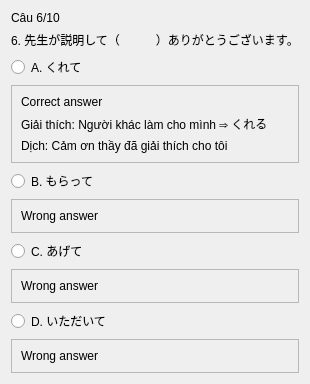
               <widget class="QWidget" name="page_12">
                <layout class="QVBoxLayout" name="verticalLayout">
                 <item>
                  <widget class="QLabel" name="label_94">
                   <property name="text">
                    <string>Câu 6/10</string>
                   </property>
                  </widget>
                 </item>
                 <item>
                  <widget class="QLabel" name="label_95">
                   <property name="text">
                    <string>6. 先生が説明して（　　　）ありがとうございます。</string>
                   </property>
                  </widget>
                 </item>
                 <item>
                  <widget class="QRadioButton" name="radioButton_45">
                   <property name="text">
                    <string>A. くれて</string>
                   </property>
                  </widget>
                 </item>
                 <item>
                  <widget class="QFrame" name="frame">
                   <property name="frameShape">
                    <enum>QFrame::StyledPanel</enum>
                   </property>
                   <property name="frameShadow">
                    <enum>QFrame::Raised</enum>
                   </property>
                   <layout class="QVBoxLayout" name="verticalLayout_3">
                    <item>
                     <widget class="QLabel" name="label_6">
                      <property name="text">
                       <string>Correct answer</string>
                      </property>
                     </widget>
                    </item>
                    <item>
                     <widget class="QLabel" name="label_5">
                      <property name="text">
                       <string>Giải thích: Người khác làm cho mình ⇒ くれる</string>
                      </property>
                     </widget>
                    </item>
                    <item>
                     <widget class="QLabel" name="label_3">
                      <property name="text">
                       <string>Dịch: Cảm ơn thầy đã giải thích cho tôi</string>
                      </property>
                     </widget>
                    </item>
                   </layout>
                  </widget>
                 </item>
                 <item>
                  <widget class="QRadioButton" name="radioButton_46">
                   <property name="text">
                    <string>B. もらって</string>
                   </property>
                  </widget>
                 </item>
                 <item>
                  <widget class="QFrame" name="frame_2">
                   <property name="frameShape">
                    <enum>QFrame::StyledPanel</enum>
                   </property>
                   <property name="frameShadow">
                    <enum>QFrame::Raised</enum>
                   </property>
                   <layout class="QVBoxLayout" name="verticalLayout_2">
                    <item>
                     <widget class="QLabel" name="label_4">
                      <property name="text">
                       <string>Wrong answer</string>
                      </property>
                     </widget>
                    </item>
                   </layout>
                  </widget>
                 </item>
                 <item>
                  <widget class="QRadioButton" name="radioButton_47">
                   <property name="text">
                    <string>C. あげて</string>
                   </property>
                  </widget>
                 </item>
                 <item>
                  <widget class="QFrame" name="frame_3">
                   <property name="frameShape">
                    <enum>QFrame::StyledPanel</enum>
                   </property>
                   <property name="frameShadow">
                    <enum>QFrame::Raised</enum>
                   </property>
                   <layout class="QVBoxLayout" name="verticalLayout_4">
                    <item>
                     <widget class="QLabel" name="label_2">
                      <property name="text">
                       <string>Wrong answer</string>
                      </property>
                     </widget>
                    </item>
                   </layout>
                  </widget>
                 </item>
                 <item>
                  <widget class="QRadioButton" name="radioButton_48">
                   <property name="text">
                    <string>D. いただいて</string>
                   </property>
                  </widget>
                 </item>
                 <item>
                  <widget class="QFrame" name="frame_4">
                   <property name="frameShape">
                    <enum>QFrame::StyledPanel</enum>
                   </property>
                   <property name="frameShadow">
                    <enum>QFrame::Raised</enum>
                   </property>
                   <layout class="QVBoxLayout" name="verticalLayout_5">
                    <item>
                     <widget class="QLabel" name="label">
                      <property name="text">
                       <string>Wrong answer</string>
                      </property>
                     </widget>
                    </item>
                   </layout>
                  </widget>
                 </item>
                </layout>
               </widget>
